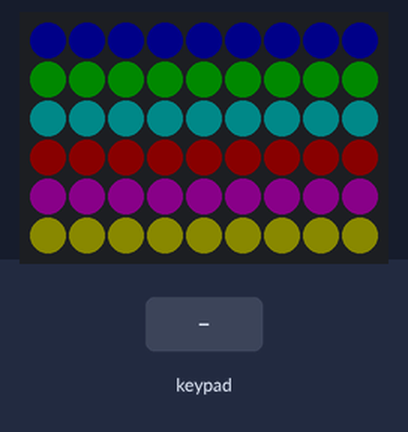
This program was run on a simulated Arduino Mega 2560, built with avr-gcc and run on an emulated ATmega2560. Shown: 9×6 RGB LED matrix (first LED top left, wired row by row). The test bench sets the inputs (shaded band). Dim RGB values are drawn brighter than linear; EEPROM starts erased; what the program prints to the serial monitor is not drawn.

Above: at 1.6 s.
1.7 s: key '"' pressed
At 3.1 s:
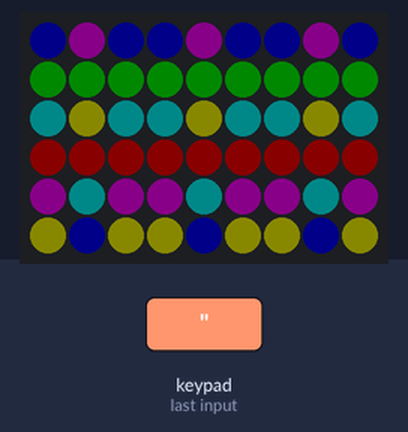
3.3 s: keypad keys 1 2 pressed 0.4 s apart
At 5.3 s:
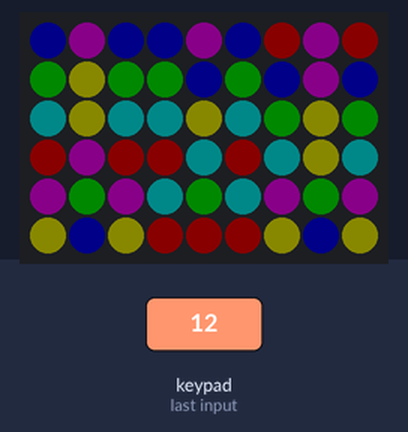
5.6 s: key '#' pressed
At 7.1 s:
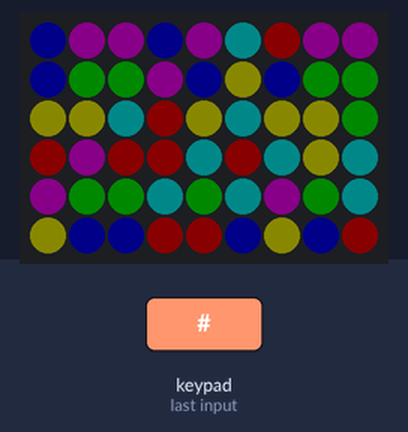
7.3 s: keypad keys 1 2 # pressed 0.4 s apart
At 10.1 s:
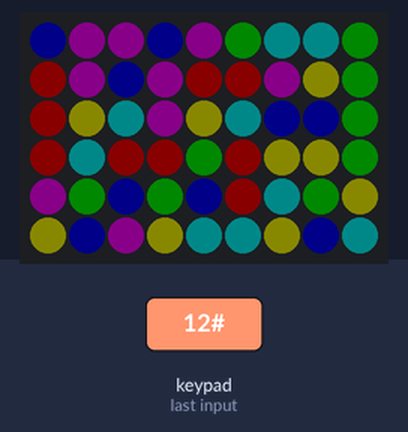
Timing chart, 0 to 11.6 s (numbered marks = the images above; inputs shaded):
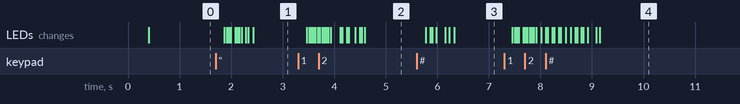

The program:

main.cpp
```cpp
#include <FastLED.h>
#include "Magic.h"
#include "MagicOperator.h"
#include "Trans.h"

#define LED_PIN     2
#define COLOR_ORDER RGB
#define CHIPSET     WS2811
#define NUM_LEDS    54

CRGB leds[NUM_LEDS];

const byte ROWS = 6; //four rows
const byte COLS = 9; //three columns
char keys[6][9] = {
  {1, 2, 3, 4, 5, 6, 7, 8, 9},
  {10, 11, 12, 13, 14, 15, 16, 17,18},
  {19, 20, 21, 22, 23, 24, 25, 26,27},
  {28, 29, 30, 31, 32, 33, 34, 35,36},
  {37, 38, 39, 40, 41, 42, 43, 44,45},
  {46, 47, 48, 49, 50, 51, 52, 53,54},
};
byte rowPins[ROWS] = {32, 33, 34, 35, 36, 37}; //connect to the row pinouts of the kpd
byte colPins[COLS] = {22, 23, 24, 25, 26, 27, 28, 29, 30}; //connect to the column pinouts of the kpd
Keypad kpd = Keypad( makeKeymap(keys), rowPins, colPins, ROWS, COLS );
Magic magic=Magic(leds);
MagicOperator magicOperator=MagicOperator(&magic,&kpd);
EEPROMOperator rom=EEPROMOperator();
Trans trans=Trans(&magic,&magicOperator);
// BTSetting btSetting=BTSetting(&magic, &magicOperator);
unsigned long startTimeF,startTimeC;
int fram;

void setup(){
  Serial.begin(9600);
  Serial1.begin(9600);
  FastLED.addLeds<CHIPSET,LED_PIN,COLOR_ORDER>(leds,NUM_LEDS).setCorrection(TypicalLEDStrip);
  magic.getLed();
  FastLED.show();
  startTimeF=millis();
  startTimeC=millis();
  rom.setNewone(false);
  Serial.println("in setUp");
  // trans.setBTSetting(&btSetting);
}

void loop(){
 trans.read();
  // while(Serial1.available()){
  //   String read=Serial1.readStringUntil('\n');
  //   Serial.print(read);
  //   if(read.equals("ok")){
  //     Serial1.println("ok");
  //   }
  // }
  // while(Serial.available()){
  //   char c=(char)Serial.read();
  //   Serial1.print(c);
  // }
  magicOperator.update();
  if((millis()-startTimeC>1000/300)){
    magic.update();
    startTimeC=millis();
  }
  if((millis()-startTimeF>1000/60)){
    magic.getLed();
    FastLED.show();
    if(60<=++fram){
      fram=0;
      startTimeF=millis();
    }
  }
}
```

Measured:
- after the input at 1.7 s, the LEDs: first change after 0.17 s (image 1 shows a later state)
- after the input at 3.3 s, the LEDs: first change after 0.17 s (image 2 shows a later state)
- after the input at 5.6 s, the LEDs: first change after 0.18 s (image 3 shows a later state)
